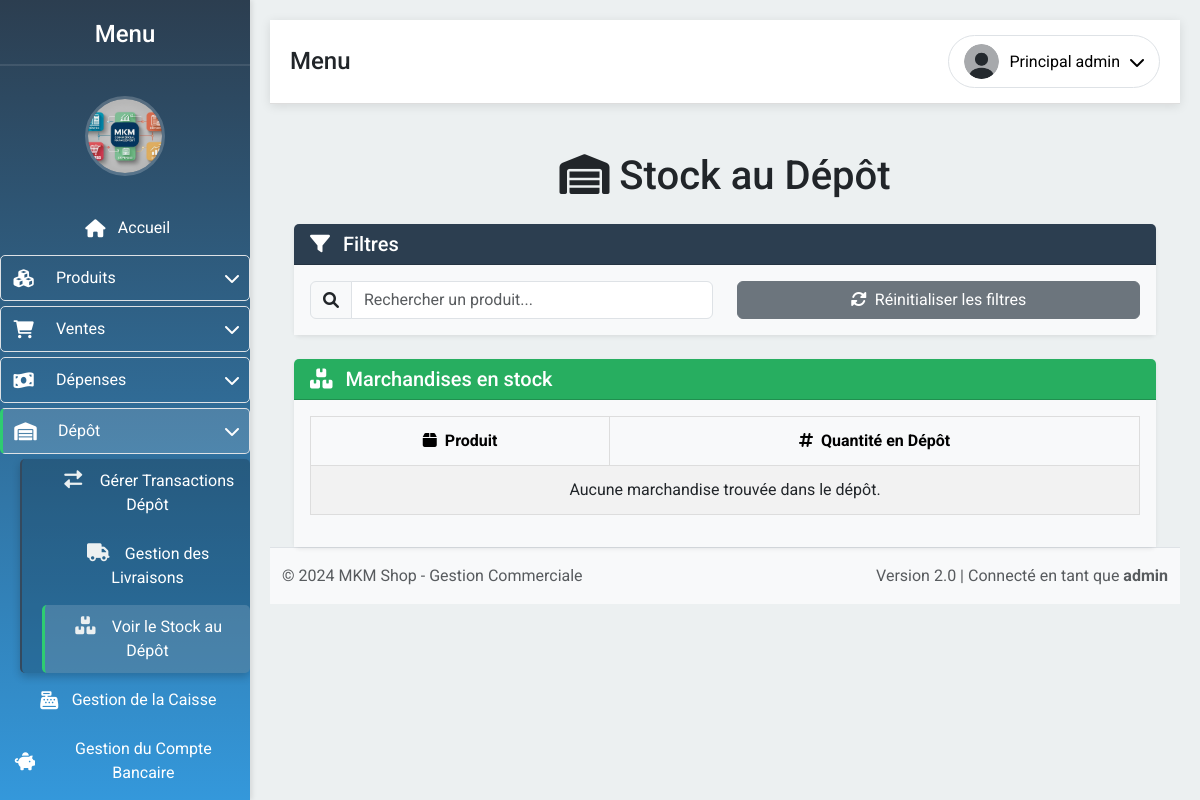
/stock_depot (signed in), run on an earlier commit of the app's database.
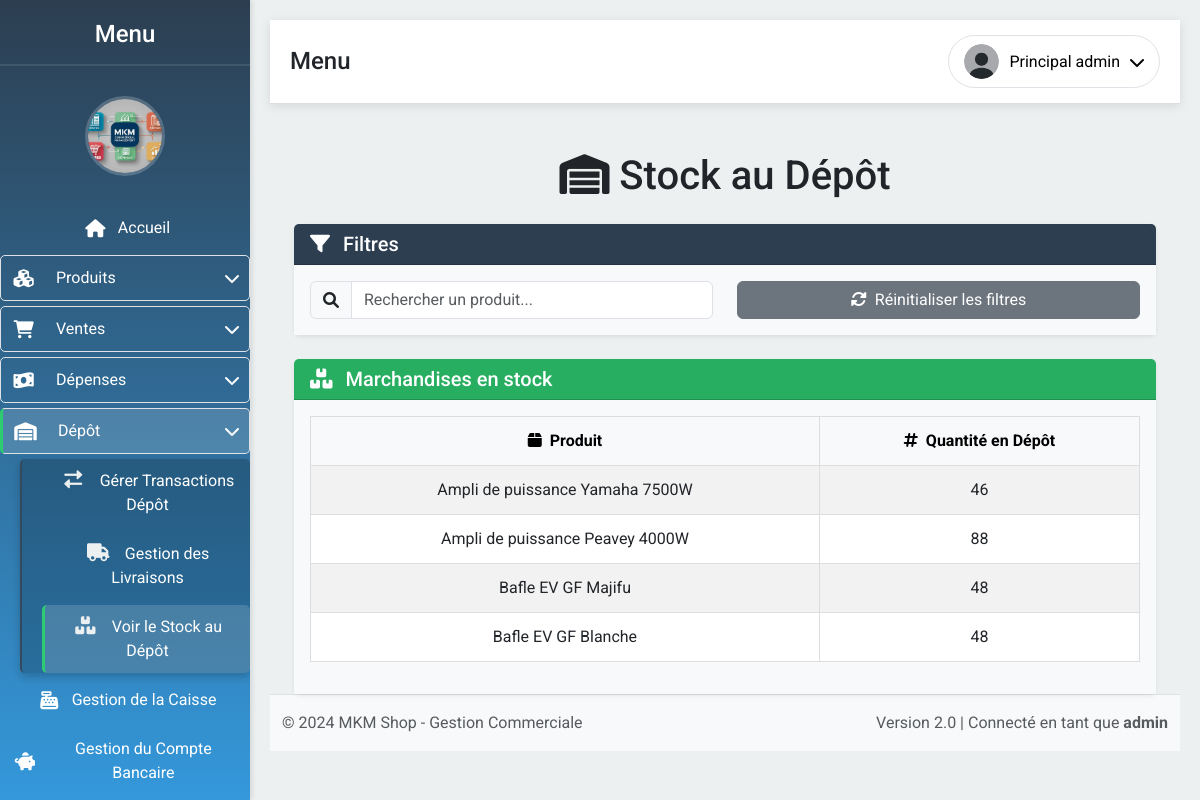
And on a later commit of the database.
### app/models.py (models this page shows, shortened)
class Produits(db.Model):
    __tablename__ = 'produits'
    id = db.Column(db.Integer, primary_key=True)
    nom = db.Column(db.String(100), nullable=False)
    description = db.Column(db.String(200))
    prix = db.Column(db.Float, nullable=False)
    prix_achat = db.Column(db.Float, nullable=False)
    quantite = db.Column(db.Integer, nullable=False)
    quantite_depot = db.Column(db.Integer, default=0)
    en_route = db.Column(db.Integer, default=0)

### app/routes.py (the view)
@bp.route('/stock_depot')
@login_required
@permission_required('voir_stock_depot')
def stock_depot():
    produits = Produits.query.filter(Produits.quantite_depot > 0).all()
    return render_template('stock_depot.html', produits=produits)

### app/models.py (called while the page is built)
    def is_admin(self):
        return self.role == 'admin'

    def has_permission(self, permission):
        if self.is_admin():
            return True
        return self.permissions and permission in self.permissions

### app/routes.py (called while the page is built)
def permission_required(permission):
    def decorator(f):
        @wraps(f)
        def decorated_function(*args, **kwargs):
            if not current_user.has_permission(permission):
                flash("Accès refusé. Vous n'avez pas les permissions nécessaires.", 'danger')
                return redirect(url_for('routes.index'))
            return f(*args, **kwargs)
        return decorated_function
    return decorator

@login_manager.user_loader
def load_user(user_id):
    return User.query.get(int(user_id))

### app/templates/stock_depot.html (shortened to what this page needs)
{% extends "layout.html" %}
{% block content %}
<div class="container">
    <h1 class="mt-5 text-center"><i class="fas fa-warehouse"></i> Stock au Dépôt</h1>
    <div class="card mt-4 shadow-sm border-0">
        <div class="card-header text-white" style="background-color: #2C3E50;">
            <h5 class="card-title mb-0"><i class="fas fa-filter me-2"></i> Filtres</h5>
        </div>
        <div class="card-body" style="background-color: #F8F9FA;">
            <div class="row">
                <div class="col-md-6">
                    <div class="input-group">
                        <span class="input-group-text"><i class="fas fa-search"></i></span>
                        <input type="text" id="searchProduit" class="form-control" placeholder="Rechercher un produit...">
                    </div>
                </div>
                <div class="col-md-6">
                    <button id="resetFilters" class="btn btn-secondary w-100">
                        <i class="fas fa-sync-alt me-2"></i>Réinitialiser les filtres
                    </button>
                </div>
            </div>
        </div>
    </div>
    <div class="card mt-4 shadow-sm border-0">
        <div class="card-header text-white" style="background-color: #27AE60;">
            <h5 class="card-title mb-0"><i class="fas fa-boxes me-2"></i> Marchandises en stock</h5>
        </div>
        <div class="card-body" style="background-color: #F8F9FA;">
            <div class="table-responsive">
                <table class="table table-hover table-striped">
                    <thead class="table-light">
                        <tr>
                            <th class="text-center"><i class="fas fa-box me-2"></i>Produit</th>
                            <th class="text-center"><i class="fas fa-hashtag me-2"></i>Quantité en Dépôt</th>
                        </tr>
                    </thead>
                    <tbody id="stockTableBody">
                        {% if produits %}
                            {% for produit in produits %}
                            <tr>
                                <td class="text-center">{{ produit.nom }}</td>
                                <td class="text-center">{{ produit.quantite_depot }}</td>
                            </tr>
                            {% endfor %}
                        {% else %}
                            <tr>
                                <td colspan="2" class="text-center">Aucune marchandise trouvée dans le dépôt.</td>
                            </tr>
                        {% endif %}
                    </tbody>
                </table>
            </div>
        </div>
    </div>
</div>
{% endblock %}

What changed in the data, as far as the page shows it:
added Produits: nom "Ampli de puissance Yamaha 7500W", quantite_depot "46"
added Produits: nom "Ampli de puissance Peavey 4000W", quantite_depot "88"
added Produits: nom "Bafle EV GF Majifu", quantite_depot "48"
added Produits: nom "Bafle EV GF Blanche", quantite_depot "48"
Also different on the page:
text no longer shown: "Aucune marchandise trouvée dans le dépôt."
